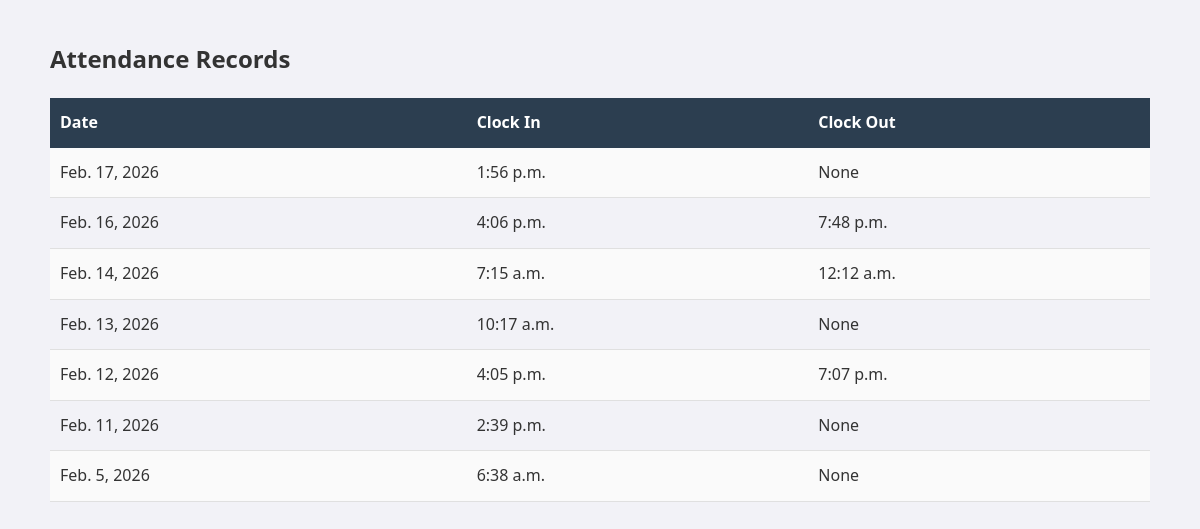
/staff-attendance/1/ (signed in), run on an earlier commit of the app's database.
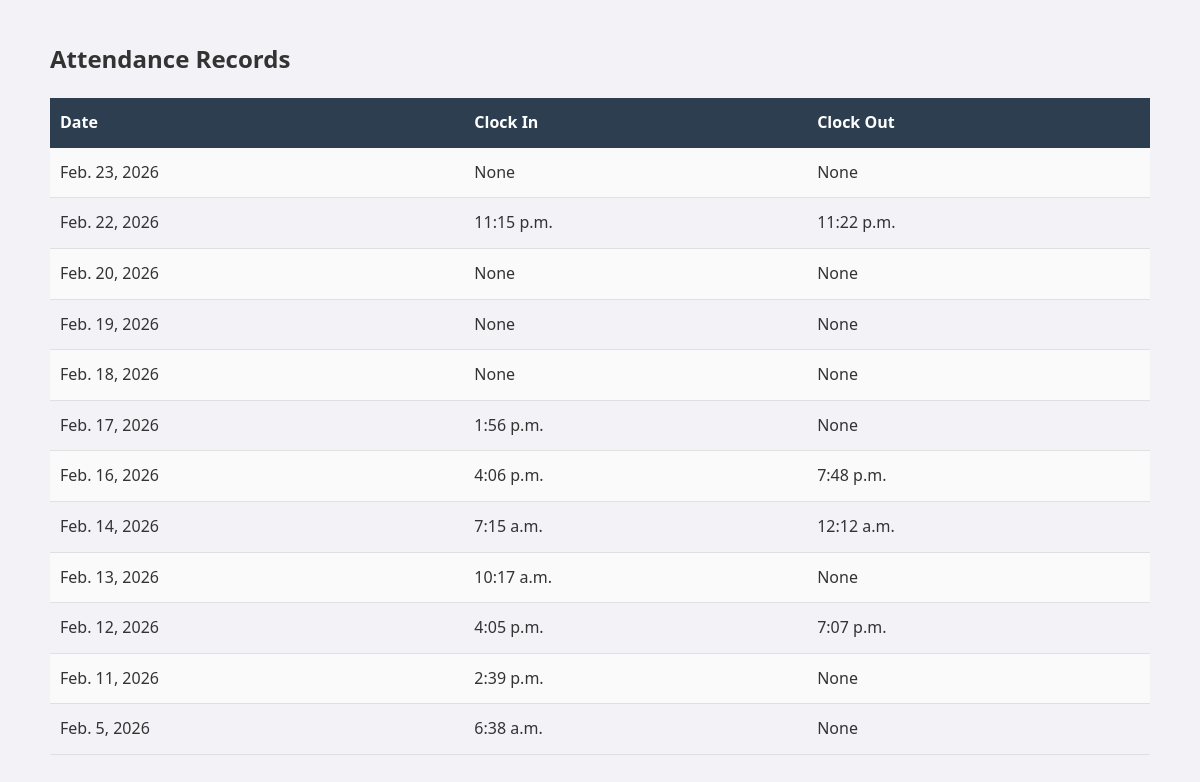
And on a later commit of the database.
### attendance/models.py (models this page shows, shortened)
class Attendance(models.Model):
    user = models.ForeignKey(User, on_delete=models.CASCADE)
    date = models.DateField(auto_now_add=True)
    clock_in = models.TimeField(null=True, blank=True)
    clock_out = models.TimeField(null=True, blank=True)
    clock_in_method = models.CharField(
        max_length=20,
        choices=[('manual', 'Manual'), ('facial', 'Facial Recognition')],
        default='manual'
    )
    clock_out_method = models.CharField(
        max_length=20,
        choices=[('manual', 'Manual'), ('facial', 'Facial Recognition')],
        default='manual',
        null=True,
        blank=True
    )

### attendance/views.py (the view)
# urls.py: path('staff-attendance/<int:user_id>/', staff_attendance, name='staff_attendance'),
@login_required
@user_passes_test(is_admin)
def staff_attendance(request, user_id):
    user = get_object_or_404(User, id=user_id)
    records = Attendance.objects.filter(user=user).order_by('-date')
    return render(request, 'attendance/staff_attendance.html', {
        'records': records,
        'user': user
    })

### attendance/views.py (called while the page is built)
def is_admin(user):
    return user.is_authenticated and user.is_superuser

### attendance/templates/attendance/staff_attendance.html (shortened to what this page needs)
{% load static %}
<!DOCTYPE html>
<html>
<head>
    <link rel="stylesheet" href="{% static 'attendance/dashboard.css' %}" />
</head>
<body>
    <div class="container">
        <h2>{{ user.first_name }} {{ user.last_name }} Attendance Records</h2>
        <table>
            <tr>
                <th>Date</th>
                <th>Clock In</th>
                <th>Clock Out</th>
            </tr>
            {% for record in records %}
            <tr>
                <td>{{ record.date }}</td>
                <td>{{ record.clock_in }}</td>
                <td>{{ record.clock_out }}</td>
            </tr>
                {% empty %}
                <tr>
                    <td colspan="3">No attendance records found.</td>
                </tr>
            {% endfor %}
        </table>
    </div>
</body>
</html>

What changed in the data, as far as the page shows it:
added Attendance: date "Feb. 23, 2026", clock_in "None", clock_out "None"
added Attendance: date "Feb. 22, 2026", clock_in "11:15 p.m.", clock_out "11:22 p.m."
added Attendance: date "Feb. 20, 2026", clock_in "None", clock_out "None"
added Attendance: date "Feb. 19, 2026", clock_in "None", clock_out "None"
added Attendance: date "Feb. 18, 2026", clock_in "None", clock_out "None"
